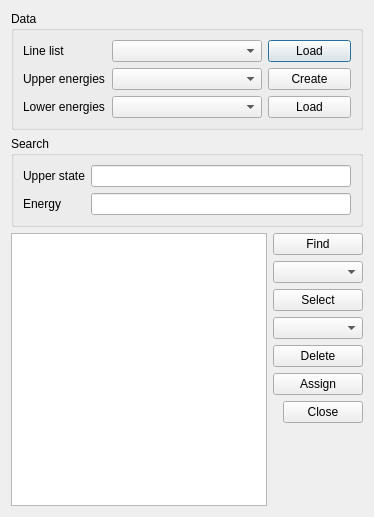
<?xml version="1.0" encoding="UTF-8"?>
<ui version="4.0">
 <class>ComDiffDialog</class>
 <widget class="QDialog" name="ComDiffDialog">
  <property name="geometry">
   <rect>
    <x>0</x>
    <y>0</y>
    <width>374</width>
    <height>517</height>
   </rect>
  </property>
  <property name="windowTitle">
   <string>ComDiff Dialog</string>
  </property>
  <layout class="QVBoxLayout" name="verticalLayout_3">
   <item>
    <widget class="QGroupBox" name="groupBox">
     <property name="title">
      <string>Data</string>
     </property>
     <layout class="QVBoxLayout" name="verticalLayout">
      <item>
       <layout class="QHBoxLayout" name="horizontalLayout">
        <item>
         <widget class="QLabel" name="label">
          <property name="text">
           <string>Line list</string>
          </property>
         </widget>
        </item>
        <item>
         <widget class="QComboBox" name="cbLineList">
          <property name="minimumSize">
           <size>
            <width>150</width>
            <height>0</height>
           </size>
          </property>
         </widget>
        </item>
        <item>
         <widget class="QPushButton" name="btnLoadLineList">
          <property name="text">
           <string>Load</string>
          </property>
         </widget>
        </item>
       </layout>
      </item>
      <item>
       <layout class="QHBoxLayout" name="horizontalLayout_2">
        <item>
         <widget class="QLabel" name="label_2">
          <property name="text">
           <string>Upper energies</string>
          </property>
         </widget>
        </item>
        <item>
         <widget class="QComboBox" name="cbUpperEnergy">
          <property name="minimumSize">
           <size>
            <width>150</width>
            <height>0</height>
           </size>
          </property>
         </widget>
        </item>
        <item>
         <widget class="QPushButton" name="btnCreateUpperEnergies">
          <property name="text">
           <string>Create</string>
          </property>
         </widget>
        </item>
       </layout>
      </item>
      <item>
       <layout class="QHBoxLayout" name="horizontalLayout_3">
        <item>
         <widget class="QLabel" name="label_3">
          <property name="text">
           <string>Lower energies</string>
          </property>
         </widget>
        </item>
        <item>
         <widget class="QComboBox" name="cbLowerEnergy">
          <property name="minimumSize">
           <size>
            <width>150</width>
            <height>0</height>
           </size>
          </property>
         </widget>
        </item>
        <item>
         <widget class="QPushButton" name="btnLoadLowerEnergies">
          <property name="text">
           <string>Load</string>
          </property>
         </widget>
        </item>
       </layout>
      </item>
     </layout>
    </widget>
   </item>
   <item>
    <widget class="QGroupBox" name="groupBox_2">
     <property name="title">
      <string>Search</string>
     </property>
     <layout class="QGridLayout" name="gridLayout">
      <item row="0" column="0">
       <widget class="QLabel" name="label_4">
        <property name="text">
         <string>Upper state</string>
        </property>
       </widget>
      </item>
      <item row="0" column="1">
       <widget class="QLineEdit" name="leUpperLevel">
        <property name="toolTip">
         <string>Upper state labeling (VJKG)</string>
        </property>
       </widget>
      </item>
      <item row="1" column="0">
       <widget class="QLabel" name="label_5">
        <property name="text">
         <string>Energy</string>
        </property>
       </widget>
      </item>
      <item row="1" column="1">
       <widget class="QLineEdit" name="leUpperEnergy">
        <property name="toolTip">
         <string>Upper energy estimation</string>
        </property>
       </widget>
      </item>
     </layout>
    </widget>
   </item>
   <item>
    <layout class="QHBoxLayout" name="horizontalLayout_4">
     <item>
      <widget class="QPlainTextEdit" name="pteLog">
       <property name="enabled">
        <bool>true</bool>
       </property>
       <property name="font">
        <font>
         <family>Courier</family>
        </font>
       </property>
       <property name="acceptDrops">
        <bool>false</bool>
       </property>
       <property name="readOnly">
        <bool>true</bool>
       </property>
      </widget>
     </item>
     <item>
      <layout class="QVBoxLayout" name="verticalLayout_2">
       <item>
        <widget class="QPushButton" name="btnFind">
         <property name="text">
          <string>Find</string>
         </property>
        </widget>
       </item>
       <item>
        <widget class="QComboBox" name="cbSelectFound"/>
       </item>
       <item>
        <widget class="QPushButton" name="btnSelect">
         <property name="text">
          <string>Select</string>
         </property>
        </widget>
       </item>
       <item>
        <widget class="QComboBox" name="cbLine"/>
       </item>
       <item>
        <widget class="QPushButton" name="btnDelete">
         <property name="text">
          <string>Delete</string>
         </property>
        </widget>
       </item>
       <item>
        <widget class="QPushButton" name="btnAssign">
         <property name="text">
          <string>Assign</string>
         </property>
        </widget>
       </item>
       <item>
        <widget class="QDialogButtonBox" name="buttonBox">
         <property name="orientation">
          <enum>Qt::Horizontal</enum>
         </property>
         <property name="standardButtons">
          <set>QDialogButtonBox::Close</set>
         </property>
        </widget>
       </item>
       <item>
        <spacer name="verticalSpacer">
         <property name="orientation">
          <enum>Qt::Vertical</enum>
         </property>
         <property name="sizeHint" stdset="0">
          <size>
           <width>20</width>
           <height>40</height>
          </size>
         </property>
        </spacer>
       </item>
      </layout>
     </item>
    </layout>
   </item>
  </layout>
 </widget>
 <tabstops>
  <tabstop>cbLineList</tabstop>
  <tabstop>btnLoadLineList</tabstop>
  <tabstop>cbUpperEnergy</tabstop>
  <tabstop>btnCreateUpperEnergies</tabstop>
  <tabstop>cbLowerEnergy</tabstop>
  <tabstop>btnLoadLowerEnergies</tabstop>
  <tabstop>leUpperLevel</tabstop>
  <tabstop>leUpperEnergy</tabstop>
  <tabstop>btnFind</tabstop>
  <tabstop>pteLog</tabstop>
  <tabstop>buttonBox</tabstop>
 </tabstops>
 <resources/>
 <connections>
  <connection>
   <sender>buttonBox</sender>
   <signal>accepted()</signal>
   <receiver>ComDiffDialog</receiver>
   <slot>accept()</slot>
   <hints>
    <hint type="sourcelabel">
     <x>248</x>
     <y>254</y>
    </hint>
    <hint type="destinationlabel">
     <x>157</x>
     <y>274</y>
    </hint>
   </hints>
  </connection>
  <connection>
   <sender>buttonBox</sender>
   <signal>rejected()</signal>
   <receiver>ComDiffDialog</receiver>
   <slot>reject()</slot>
   <hints>
    <hint type="sourcelabel">
     <x>316</x>
     <y>260</y>
    </hint>
    <hint type="destinationlabel">
     <x>286</x>
     <y>274</y>
    </hint>
   </hints>
  </connection>
 </connections>
</ui>
